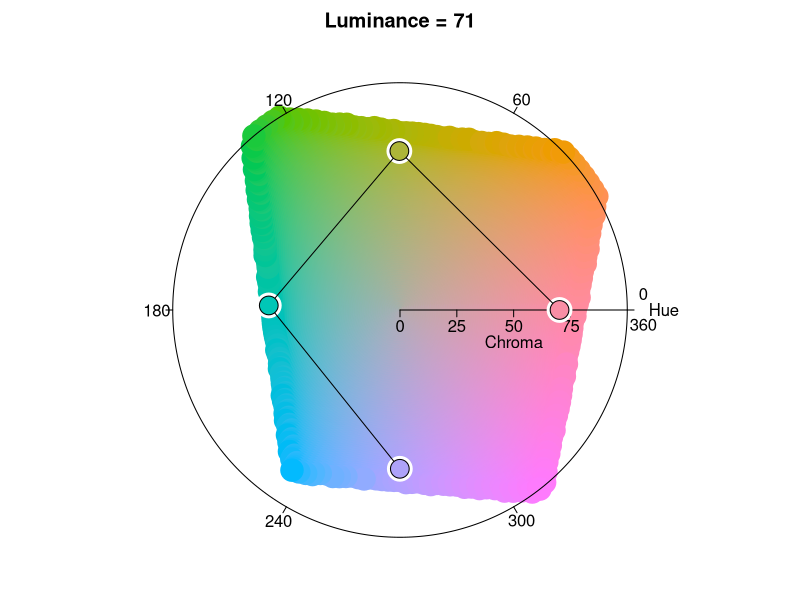
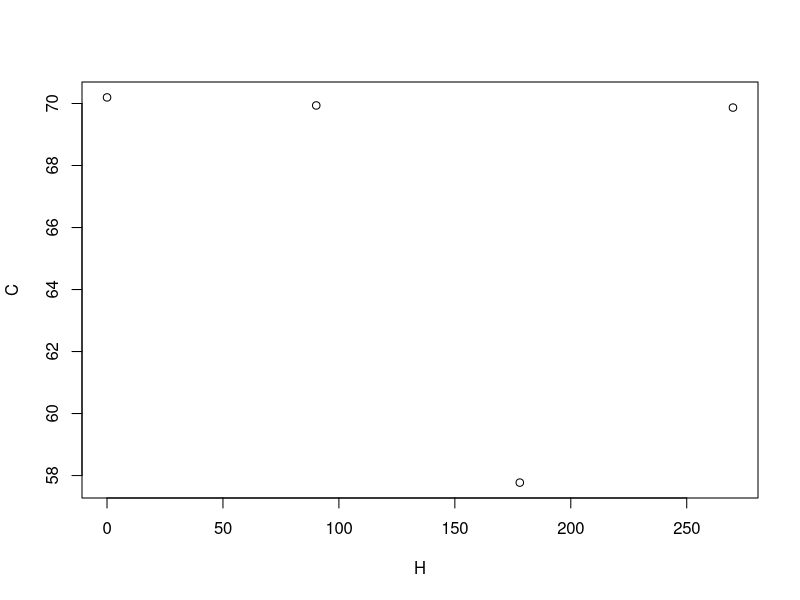
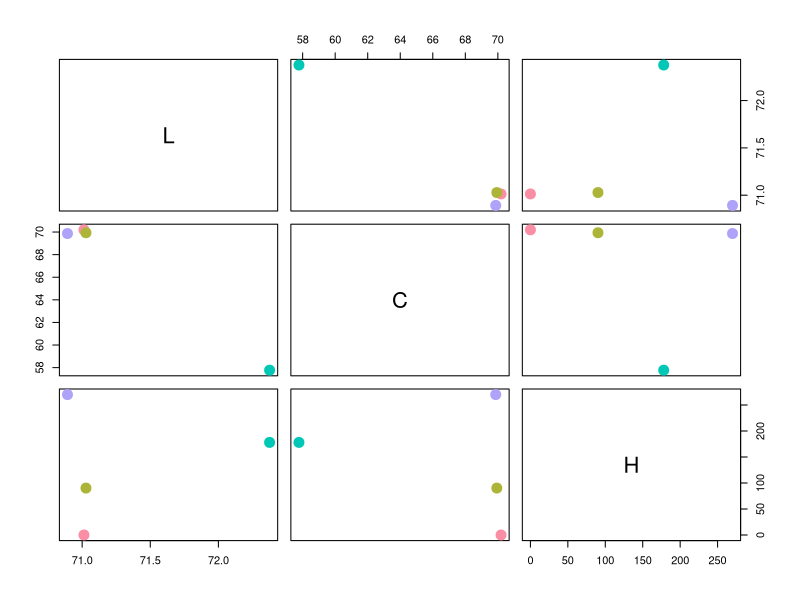
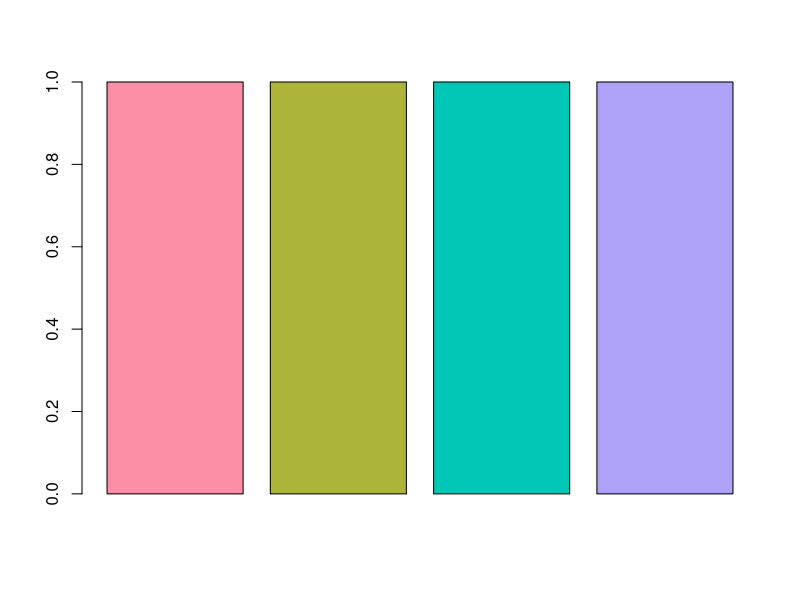
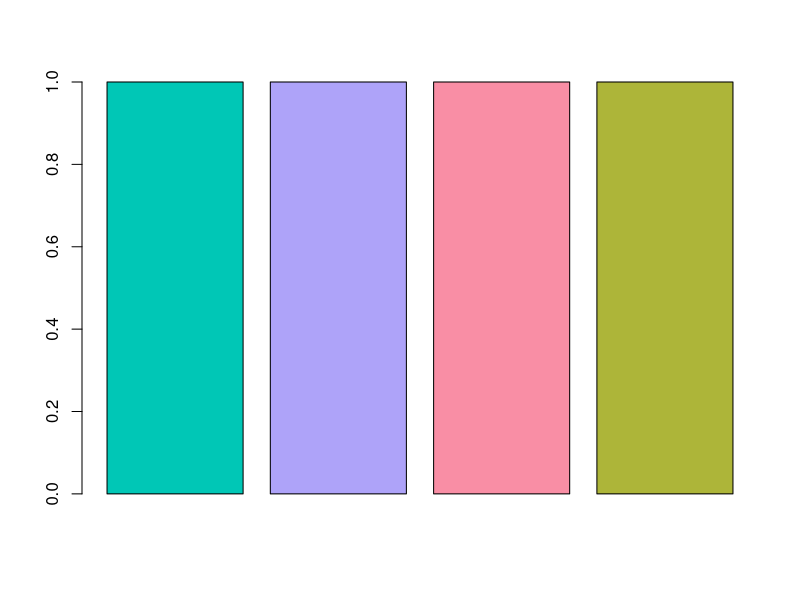

Source code (R) for these figures, in order:
# Author: Martina Zaharieva
# Aim: Generate CIELUV color samples with equal hue spacing, chroma and lightness values for Project Many Babies At Home. 

### BACKGROUND ###

# CIE terminology Commission Internationale de L'Eclairage (CIE) (2011). International Lighting Vocabulary. 
# CIE S 017/E:2011. Searchable online at http://eilv.cie.co.at/.]
# Hue - numerical representation of the color categories (yellow, green, etc.) ranging from 0 to 359. 
# Chroma - attribute of a visual perception according to which the perceived colour of an area appears
# to be more or less chromatic; the degree of vividness of a color.
# Saturation - the colorfulness of an area in proportion to its brightness. 
# Colorfulness - colourfulness of an area judged as a proportion of the brightness of a similarly 
# illuminated area that appears white or highly transmitting.
# Chroma and lightness must fit in the sRGB hue range, else the colors will not be displayed as such.

# LAB color space (L - luminance (0-100); A - green (-128) to red (+127); B - blue (-128) to yellow (+127)).
# black = 0,0,0; white = 100,0,0
# LAB is designed to model human visual perception of lightness and since we can distinguish more color 
# in darker than lighter ranges, there are more values reserved for darker areas. 
# A & B - the further away from 0, the more saturated the color. 

# Install and load packages in library. 
install.packages("colorspace")
install.packages("rstudioapi")
library(colorspace) # Allows to simulate color vision deficiency using the simulate_cvd function.
library(tidyverse)
library(rstudioapi)

# Compute an n amount of colors from a different hue, while keeping luminance and chroma fixed.
# HCL values represent polar coordinates in CIELUV space of existing RGB values with a reference greay value: #b0aca9 at luminance = 71
stim_colors <- hclplot(qualitative_hcl(n = 4, c = 70, l = 71, fixup = TRUE))
plot(stim_colors)

# Save the resulting matrix into a dataframe. Compute the difference in hue between adjacent values.
stim_colors_df <- as.data.frame(stim_colors)
stim_colors_df$hue_diff <- stim_colors_df$H - dplyr::lag(stim_colors_df$H, 1)

# Compute descriptives of the hue difference.  
mean(stim_colors_df$hue_diff, na.rm = TRUE)
sd(stim_colors_df$hue_diff, na.rm = TRUE)

# Generate pairs of complementary colors. 
# Compute true complementary hues and find the best matching value within the existing color set. 
closest_complement <- function(hue_vec, target_hue){
  # This function takes two arguments, a vector of hues and the target hue to find the closest match for.  
  difference_scores <- pmin(
    abs((hue_vec + 180) %% 360 - target_hue),
    abs((target_hue + 180) %% 360 - hue_vec))
  
  return(hue_vec[which(difference_scores == min(difference_scores))])
  
}

for (i in 1:nrow(stim_colors_df)){
  stim_colors_df$H_c[i] <- closest_complement(stim_colors_df$H, stim_colors_df$H[i])
}

stim_colors_df <- stim_colors_df %>% 
  select(H_c = H, C_c = C, L_c = L) %>%
  left_join(stim_colors_df, ., by = "H_c")

# Convert the dataframe back into a matrix.
stim_colors_matrix <- polarLUV(L = stim_colors_df$L, C = stim_colors_df$C, H = stim_colors_df$H)
plot(stim_colors_matrix)
stim_colors_matrix_c <- polarLUV(H = stim_colors_df$H_c, C = stim_colors_df$C_c, L = stim_colors_df$L_c)

# Map the polarLUV values to hex  (for Photoshop) via sRGB (gamma = 2.4).
# From Photoshop, the stimuli will be saved to RGB without any further color corrections. 
# Background on color space mappings: http://colorspace.r-forge.r-project.org/articles/color_spaces.html
stim_colors_matrix_hex <- hex(stim_colors_matrix, fixup = FALSE)
barplot(rep(1,length(stim_colors_matrix_hex)), col = stim_colors_matrix_hex)
stim_colors_matrix_hex_c <- hex(stim_colors_matrix_c, fixup = FALSE)
barplot(rep(1,length(stim_colors_matrix_hex)), col = stim_colors_matrix_hex_c)

# Covert the two hex matrices into dataframes and join them.
stim_colors_hex_df <- tibble(hex = stim_colors_matrix_hex, hex_c = stim_colors_matrix_hex_c)

# Export as .csv.
write.csv2(stim_colors_hex_df, file = 'MBAH_polarLUV-hex_L_C.csv', sep = ",", dec = ".", col.names = TRUE, row.names = TRUE)
